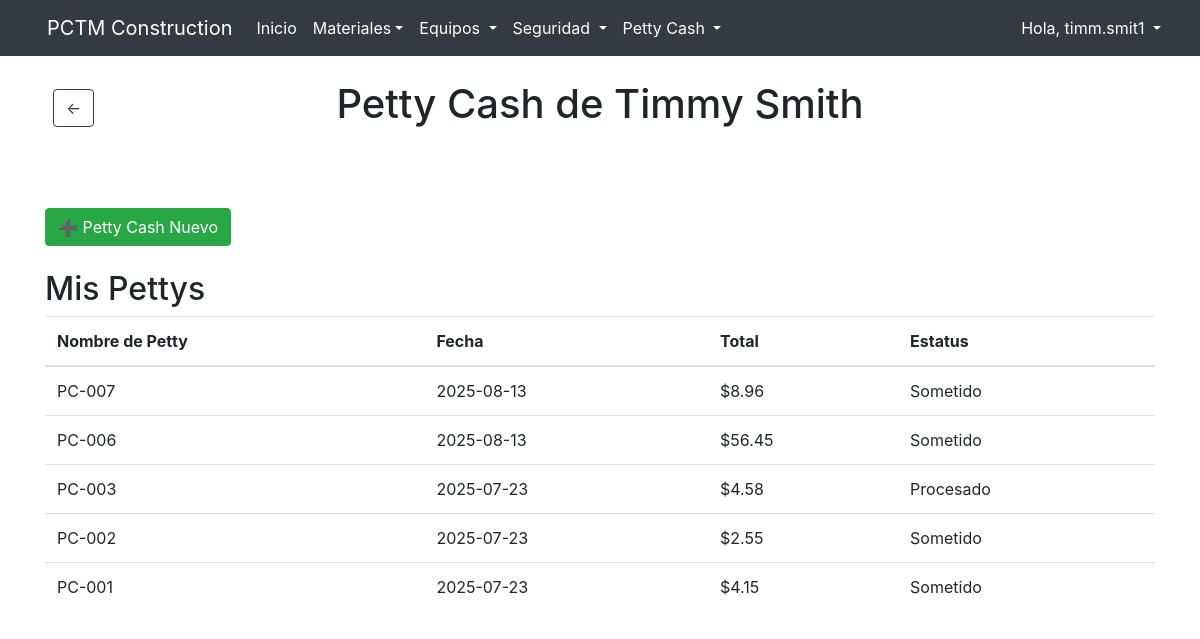
The app's page /pettycash (signed in) with its own data.
### website/models.py (models this page shows, shortened)
class User(db.Model, UserMixin):
    id = db.Column(db.Integer, primary_key=True)
    email = db.Column(db.String(150), unique = True)
    username = db.Column(db.String(10), unique = True)
    password = db.Column(db.String(150))
    first_name = db.Column(db.String(150))
    last_name = db.Column(db.String(150))
    group = db.Column(db.String(50), default='standard')

class PettyCash(db.Model):
    id = db.Column(db.Integer, primary_key=True)
    petty_num = db.Column(db.String(10), nullable=False, unique=True)
    date = db.Column(db.DateTime(timezone=True), default=func.now())
    user_id = db.Column(db.Integer, db.ForeignKey('user.id'))
    user = db.relationship('User', foreign_keys=[user_id], backref='petty_cash')
    total_amount = db.Column(db.Float, default=0.0)   # ✅ ADD THIS HERE
    status = db.Column(db.String(20), default='No Completado')  # ✅ Optional status field
    processed_date = db.Column(db.DateTime(timezone=True), nullable=True)
    processed_by_id = db.Column(db.Integer, db.ForeignKey('user.id'), nullable=True)
    processed_by = db.relationship('User', foreign_keys=[processed_by_id])
    review_notes = db.Column(db.Text, nullable=True)
    pettycashitems = db.relationship('PettyCashItems', backref='petty_cash', cascade="all, delete-orphan")

### website/views.py (the view)
@views.route('/pettycash', methods=['POST', 'GET'])
@login_required
def pettycash():
    all_pettys = PettyCash.query.all()
    my_requests = PettyCash.query.filter_by(user_id=current_user.id).order_by(PettyCash.id.desc()).all()
    return render_template('pettycash.html', user=current_user,
                           all_pettys = all_pettys, my_requests=my_requests)

### website/templates/pettycash.html
{% extends "base.html"%} {% block title %}PCTM Construction{% endblock %}
{% block content %}
<br />
<div class="mb-4">
    <div class="position-relative" style="height: 56px;">
      <a href="#"
         onclick="history.go(-1)"
         class="btn btn-outline-dark position-absolute"
         style="top: 50%; left: 0; transform: translateY(-50%); margin-left: 8px;">
        &#8592;
      </a>
      <h1 class="mb-0 position-absolute w-100 text-center"
          style="pointer-events: none;" >
        Petty Cash de {{ user.first_name }} {{user.last_name}}
      </h1>
    </div>
</div>
<br />
<br />
<form action="{{ url_for('views.create_pettycash') }}" method="POST">
    <button class="btn btn-success">➕ Petty Cash Nuevo</button>
</form>
<br/>
  <h2> Mis Pettys</h2>
  <table class="table table-stripped">
      <thead>
          <tr>
              <th>Nombre de Petty</th>
              <th>Fecha</th>
              <th>Total</th>
              <th>Estatus</th>
          </tr>
      </thead>
      <tbody>
          {% for i in my_requests %}
          <tr onclick="window.location='{{ url_for('views.edit_pettycash', petty_id=i.id) }}'" style="cursor: pointer;">
              <td>{{ i.petty_num}}</td>
              <td>{{ i.date.strftime('%Y-%m-%d') }}</td>
              <td>${{ i.total_amount }}</td>
              <td>{{ i.status }}</td>
          </tr>
          {% endfor %}
      </tbody>
  </table>
{% endblock %}

### website/templates/base.html (shortened to what this page needs)
<!DOCTYPE html>
<html>
  <head>
    <link
      rel="stylesheet"
      href="https://stackpath.bootstrapcdn.com/bootstrap/4.4.1/css/bootstrap.min.css"
    />
    <link
      rel="stylesheet"
      href="https://stackpath.bootstrapcdn.com/font-awesome/4.7.0/css/font-awesome.min.css"
    />
    <link rel="stylesheet" href="https://cdn.jsdelivr.net/npm/bootstrap-icons@1.11.3/font/bootstrap-icons.min.css">
    <link rel="stylesheet" href="https://stackpath.bootstrapcdn.com/bootstrap/4.5.2/css/bootstrap.min.css">
  </head>
  <body>
    <nav class="navbar navbar-expand-lg navbar-dark bg-dark">
      <div class="container-fluid">
        <div class="d-flex align-items-center">
          <a class="navbar-brand me-2" href="#">PCTM Construction</a>
        </div>
        <div class="collapse navbar-collapse " id="navbar">
          <ul class="navbar-nav w-100 d-flex flex-column flex-lg-row">
            {% if user.is_authenticated %}
            <li class="nav-item">
              <a class="nav-link text-white" id="home" href="/">Inicio</a>
            </li>
            <li class="nav-item dropdown">
              <a class="nav-link dropdown-toggle text-white" id="navbarDropdown" href="#" role="button" data-toggle="dropdown" aria-haspopup="true" aria-expanded="false">Materiales</a>
            </li>
            <li class="nav-item dropdown">
              <a class="nav-link dropdown-toggle text-white" href="#" id="navbarDropdown" role="button" data-toggle="dropdown" aria-haspopup="true" aria-expanded="false">
                Equipos
              </a>
            </li>
            <li class="nav-item dropdown">
              <a class="nav-link dropdown-toggle text-white" href="#" id="navbarDropdown" role="button" data-toggle="dropdown" aria-haspopup="true" aria-expanded="false">
                Seguridad
              </a>
            </li>
            <li class="nav-item dropdown">
              <a class="nav-link dropdown-toggle text-white" href="#" id="navbarDropdown" role="button" data-toggle="dropdown" aria-haspopup="true" aria-expanded="false">
                Petty Cash
              </a>
            </li>
            {% endif %}
          </ul>
          <ul class="navbar-nav ms-auto">
            {% if user.is_authenticated %}
            <li class="nav-item dropdown">
              <a class="nav-link dropdown-toggle text-white" href="#" id="navbarDropdown" role="button" data-toggle="dropdown" aria-haspopup="true" aria-expanded="false">
                Hola, {{ user.username }}
              </a>
            </li>
            {% endif %}
          </ul>
        </div>
      </div>
    </nav>
    <div class="container">{% block content %} {% endblock %}</div>
  </body>
</html>

### records on screen
User: username "timm.smit1", first_name "Timmy", last_name "Smith"
PettyCash: petty_num "PC-007", date "2025-08-13", total_amount "8.96", status "Sometido"
PettyCash: petty_num "PC-006", date "2025-08-13", total_amount "56.45", status "Sometido"
PettyCash: petty_num "PC-003", date "2025-07-23", total_amount "4.58", status "Procesado"
PettyCash: petty_num "PC-002", date "2025-07-23", total_amount "2.55", status "Sometido"
PettyCash: petty_num "PC-001", date "2025-07-23", total_amount "4.15", status "Sometido"
